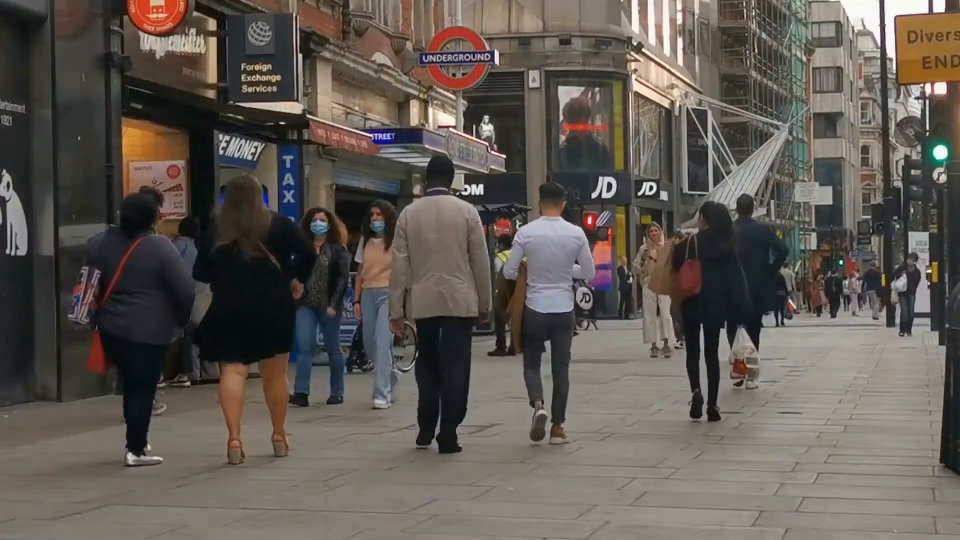
#> input picture frame 11 of integerating_Yolo_with_Postgresql_and_fastAPI/People 12.mp4, 1920 x 1080 px, given in place of tr.mp4, which was not available (shown at 1/2 size)
$ python track.py
#> lines starting #> are read from the running program, lines starting #| are printed output that depends on the picture; after the words box and inside, x2 and y2 are one past the last pixel; in counts of white or black regions, pixels touching at a corner belong together; pictures that were not available may be replaced by others from this repository, and a replacement may not be noted
import numpy as np
import cv2
import time


cap=cv2.VideoCapture("tr.mp4")

def nothing(x):
    print(x)

cv2.namedWindow("Trackbars")
cv2.createTrackbar("L-H", "Trackbars", 0, 179, nothing)
#> slider 'L-H' is set to 35
cv2.createTrackbar("L-S", "Trackbars", 0, 255, nothing)
#> slider 'L-S' is set to 51
cv2.createTrackbar("L-V", "Trackbars", 0, 255, nothing)
#> slider 'L-V' is set to 51
cv2.createTrackbar("U-H", "Trackbars", 179, 179, nothing)
cv2.createTrackbar("U-S", "Trackbars", 255, 255, nothing)
cv2.createTrackbar("U-V", "Trackbars", 255, 255, nothing)

while True:
    ret, frame = cap.read()
#> frame is the input picture: shape (1080, 1920, 3); mean B, G, R 83.5, 90.2, 96.6
    if not ret:
        cap.set(cv2.CAP_PROP_POS_FRAMES, 0)
        continue

    frame=cv2.resize(frame,(1020,600))
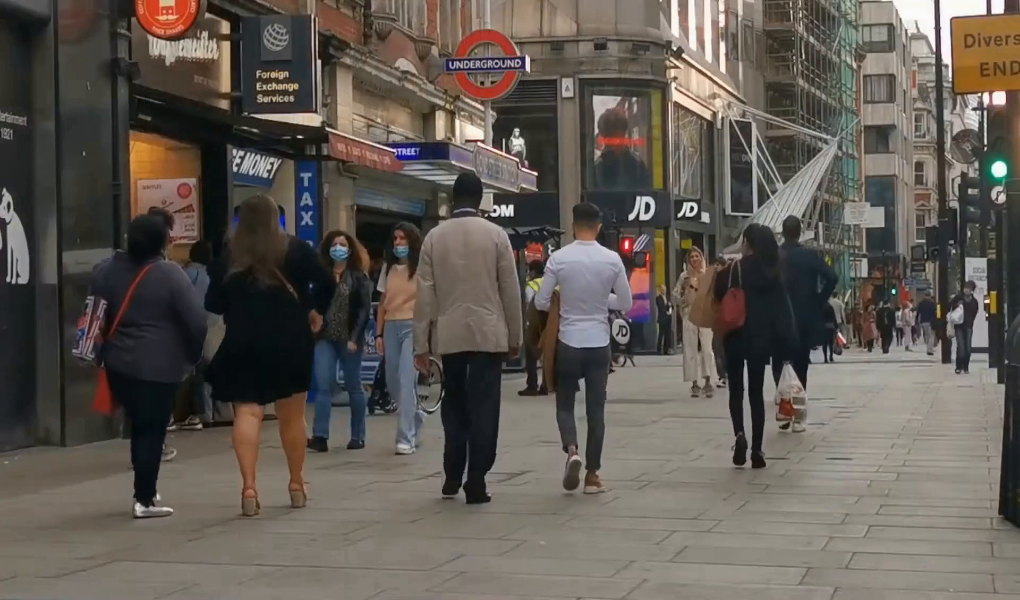
#> frame: shape (600, 1020, 3); mean B, G, R 83.4, 90.1, 96.6
    hsv = cv2.cvtColor(frame, cv2.COLOR_BGR2HSV)
#> hsv: shape (600, 1020, 3); mean H, S, V 40.7, 50, 98.8

    l_h = cv2.getTrackbarPos("L-H", "Trackbars")
    l_s = cv2.getTrackbarPos("L-S", "Trackbars")
    l_v = cv2.getTrackbarPos("L-V", "Trackbars")
    u_h = cv2.getTrackbarPos("U-H", "Trackbars")
    u_s = cv2.getTrackbarPos("U-S", "Trackbars")
    u_v = cv2.getTrackbarPos("U-V", "Trackbars")

    lower_color = np.array([l_h, l_s, l_v])
    upper_color = np.array([u_h, u_s, u_v])

    mask = cv2.inRange(hsv, lower_color, upper_color)
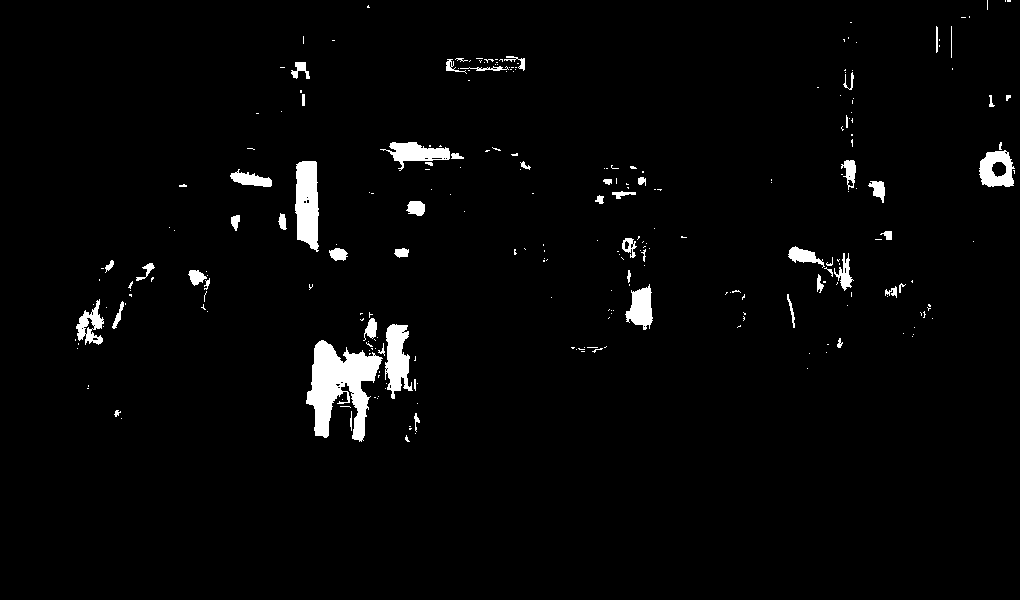
#> mask: shape (600, 1020); 2.6% white; 262 white regions (204 under 20 px), largest, box (x1, y1, x2, y2) and area: (306, 340, 383, 442) 3974, (295, 161, 319, 252) 1766, (385, 324, 413, 399) 1315

    result = cv2.bitwise_and(frame, frame, mask=mask)
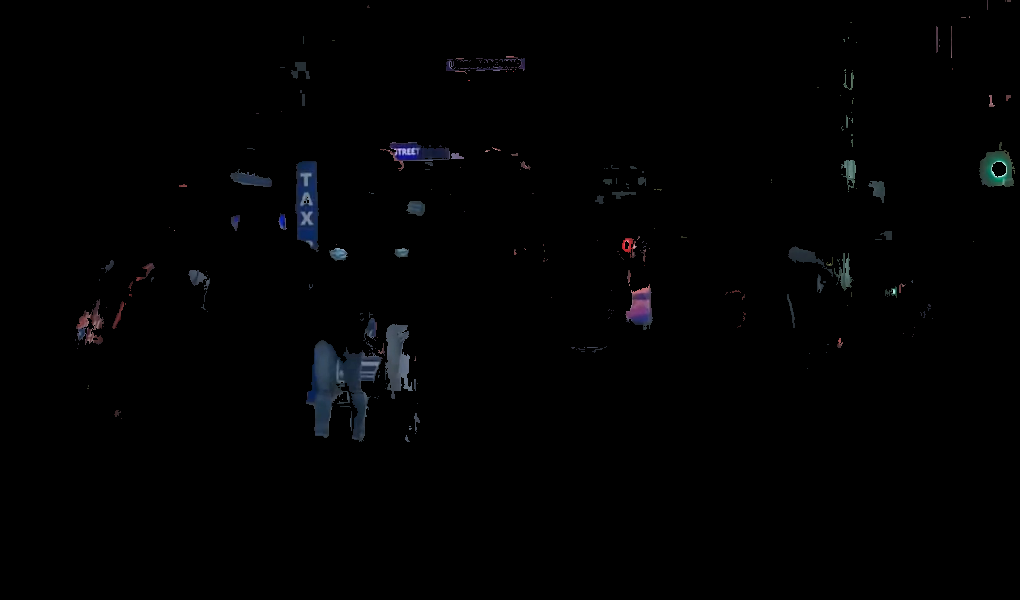
#> result: shape (600, 1020, 3); mean B, G, R 2.1, 1.7, 1.5


    cv2.imshow("Mask", mask)
    cv2.imshow("Result", result)

    key = cv2.waitKey(0) & 0xFF
#> (key q is pressed here)
    if key == ord("q"):
        break

cap.release()
cv2.destroyAllWindows()

$ run again, starting later in the video
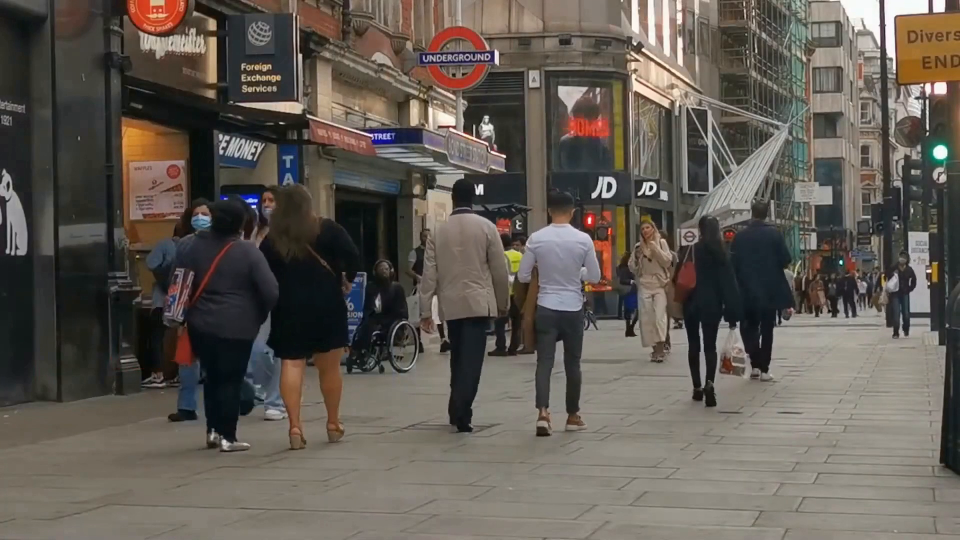
#> input picture frame 49 of integerating_Yolo_with_Postgresql_and_fastAPI/People 12.mp4, 1920 x 1080 px, given in place of tr.mp4, which was not available (shown at 1/2 size)
#> frame is the input picture: shape (1080, 1920, 3); mean B, G, R 83.4, 90.8, 97.3
#> frame: shape (600, 1020, 3)
#> hsv: shape (600, 1020, 3); mean H, S, V 39.5, 50.4, 99.4
#> `mask = cv2.inRange(hsv, lower_color, upper_color)`:
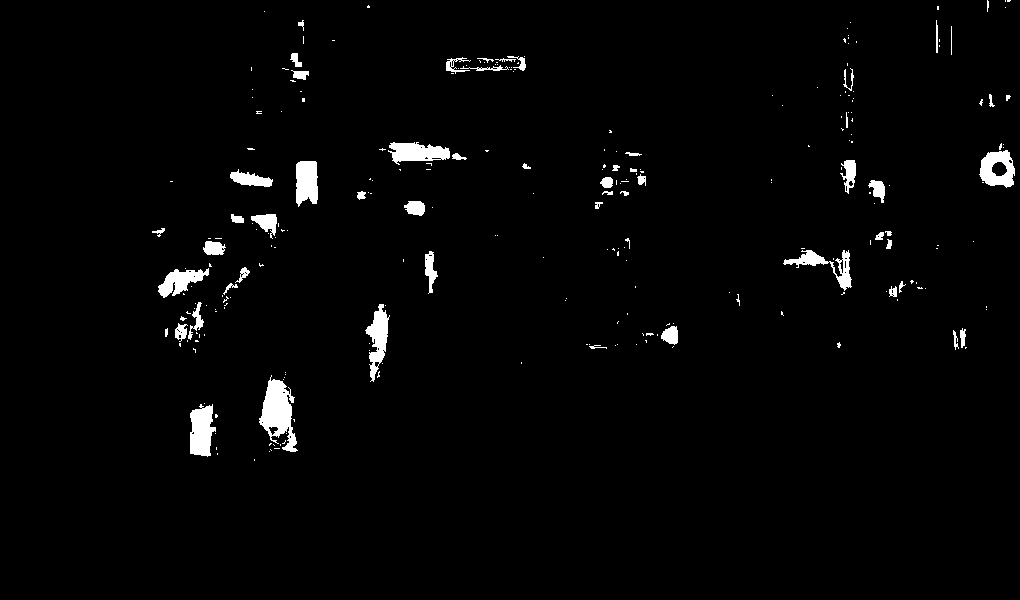
#> mask: shape (600, 1020); 2.1% white; 261 white regions (204 under 20 px), largest, box (x1, y1, x2, y2) and area: (259, 375, 298, 452) 1559, (190, 404, 216, 457) 1015, (388, 142, 450, 165) 917
#> `result = cv2.bitwise_and(frame, frame, mask=mask)`:
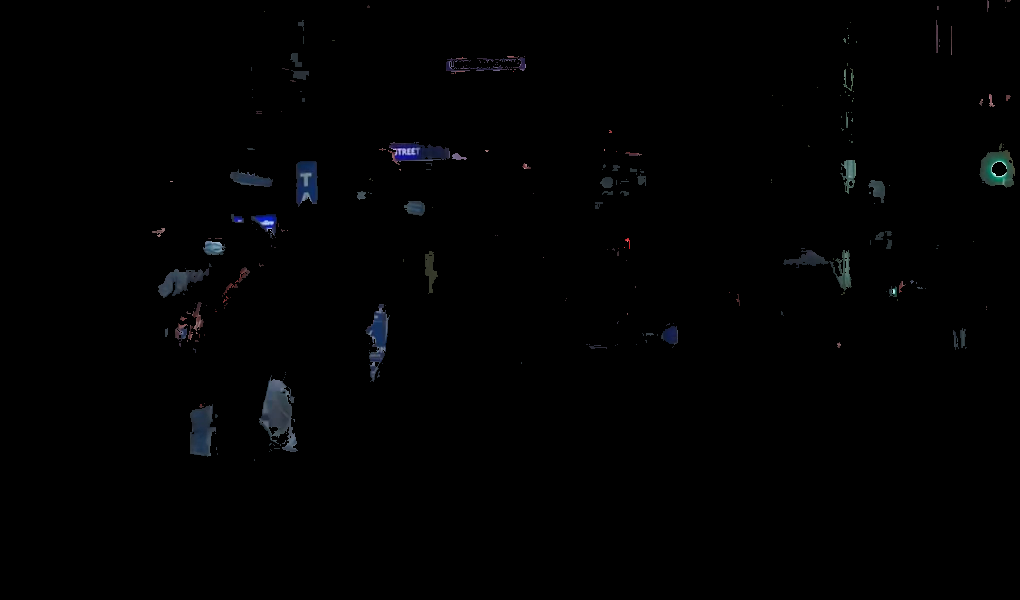
#> result: shape (600, 1020, 3); mean B, G, R 1.7, 1.4, 1.2

$ run again, starting later in the video
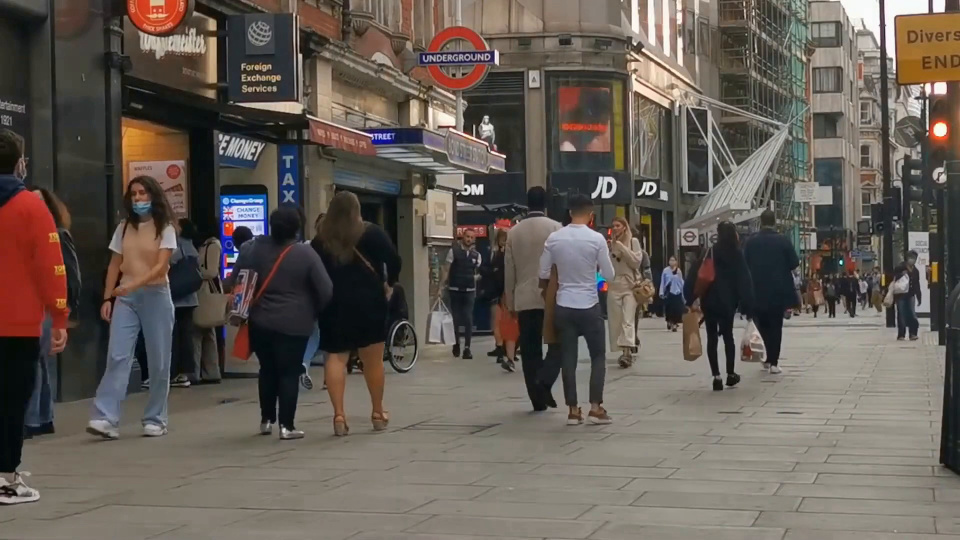
#> input picture frame 88 of integerating_Yolo_with_Postgresql_and_fastAPI/People 12.mp4, 1920 x 1080 px, given in place of tr.mp4, which was not available (shown at 1/2 size)
#> frame is the input picture: shape (1080, 1920, 3); mean B, G, R 84.5, 91.6, 99.8
#> frame: shape (600, 1020, 3)
#> hsv: shape (600, 1020, 3); mean H, S, V 39.2, 54.6, 102.3
#> `mask = cv2.inRange(hsv, lower_color, upper_color)`:
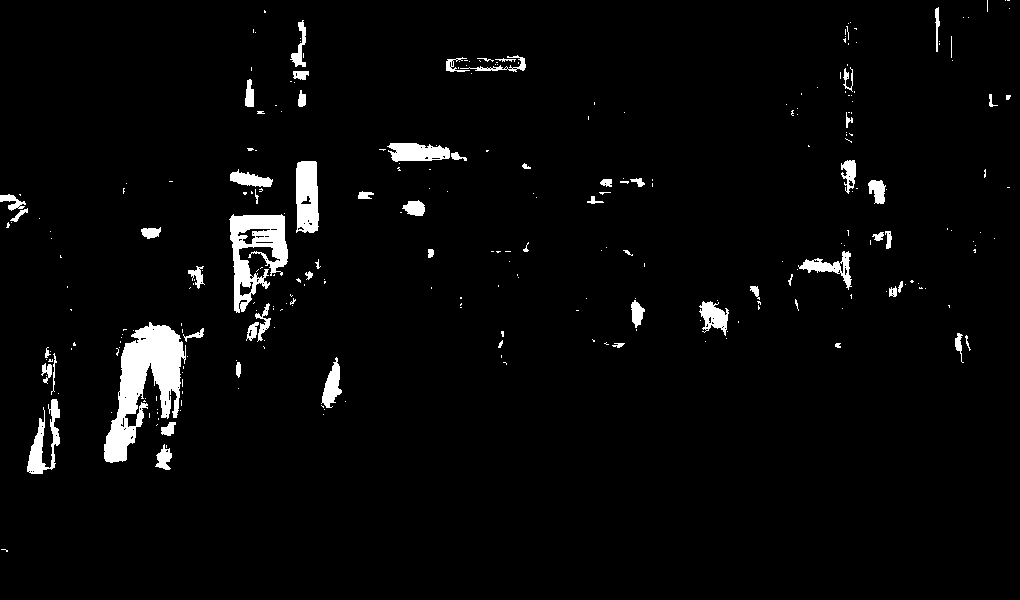
#> mask: shape (600, 1020); 3.3% white; 283 white regions (220 under 20 px), largest, box (x1, y1, x2, y2) and area: (104, 322, 186, 463) 5355, (229, 214, 288, 313) 2963, (296, 161, 319, 233) 1452
#> `result = cv2.bitwise_and(frame, frame, mask=mask)`:
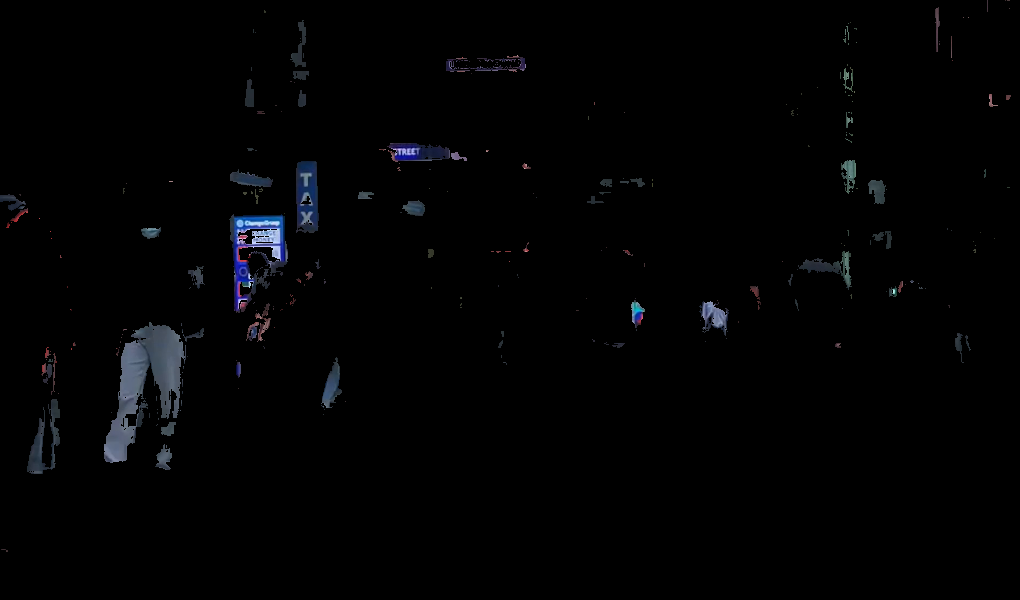
#> result: shape (600, 1020, 3); mean B, G, R 3.2, 2.5, 2.2
